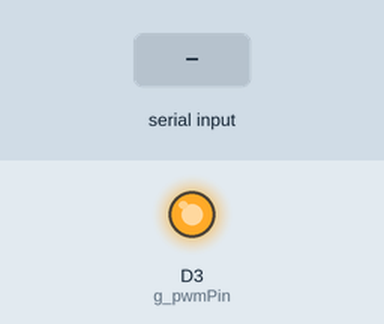
Recording of a sketch running on a simulated Arduino Zero (SAMD21). On the bench: output pins drawn as LEDs (lit = HIGH). The inputs (shaded band) are chosen by the test bench. Random numbers use the default seed unless the sketch sets one.

Above: at 1.2 s.
1.3 s: "F" received over Serial
4.3 s: "D" received over Serial
At 5.4 s:
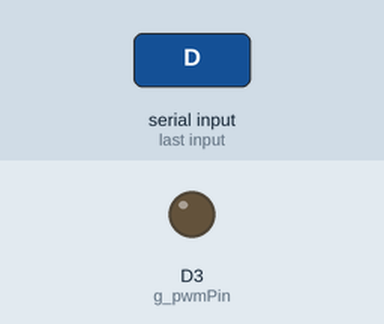
5.8 s: "F" received over Serial
8.8 s: "Serial1\n" received over Serial
Timing chart, 0 to 11.3 s (numbered marks = the images above; inputs shaded):
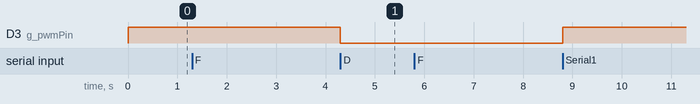

The sketch:

flicker.ino
```cpp
/*
 * LED Flicker/control script for haunted mirror.
 * Pretty basic, but it works. This appears as a serial (USB) port for control by the host system.
 * Send one of three control characters to set the LED state:
 * * 'L': Lit
 * * 'F': Flicker
 * * 'D': Dark
 *
 * Check your board's documentation for pinout and serial port name(s) available. 'SerialUSB' for RedBoard Turbo, 'Serial' for bog-standard Arduinos, 'Serial1'...etc. if multiple HW ports available.
 */

// Global configuration values
int g_baudrate = 115200;
int g_pwmPin = 3;
// Max and min values for fade/flicker effect; adjust for desired LED brightness range (0 ~ 255)
int g_fade_max = 255; // Reduce for lower max brightness / heat dissipation
int g_fade_min = 64;

// Initial values
int g_currentFadeValue = g_fade_max;
int g_targetFadeValue = g_fade_max;
char g_inByte=0x00;

void resetFade()
{
  g_currentFadeValue = g_fade_max;
  g_targetFadeValue = g_fade_max;
}

void updateFade()
{
  // Track toward a target fade value. If we reach it, randomly select a new value.
  if(g_currentFadeValue == g_targetFadeValue)
  {
    g_targetFadeValue = random(g_fade_min, g_fade_max);
  }
  else if(g_currentFadeValue > g_targetFadeValue)
  {
    g_currentFadeValue--;
  }
  else
  {
    g_currentFadeValue++;
  }
}

void setup() {
  // Cheesy way to show we are running... extremely dim LED
  analogWrite(g_pwmPin, 1);
  // start serial port
  SerialUSB.begin(g_baudrate);
  // Dim LED - waiting for host to connect (if detectable)
  analogWrite(g_pwmPin, 16);
  while (!SerialUSB) {
    ; // wait for serial port to connect. Needed for native USB port only
  }
}

void loop() {

  // Always step the fade value
  updateFade();
  delay(1);

  // check for cmd from the PC. If we didn't get one, retain the previous g_inByte value.
  if (SerialUSB.available() > 0)
  {
    g_inByte = SerialUSB.read();
    // HACK: Always reset fade value on host command in case it switches us to fade: smoother transition
    resetFade();
  }

  switch(g_inByte)
  {
    case 'D': // Dark
      analogWrite(g_pwmPin, 0);
      break;
    case 'F': // Fade
      analogWrite(g_pwmPin, g_currentFadeValue);
      break;
    case 'L': // Light
    default:
      analogWrite(g_pwmPin, g_fade_max);
      break;
  }

}
```
